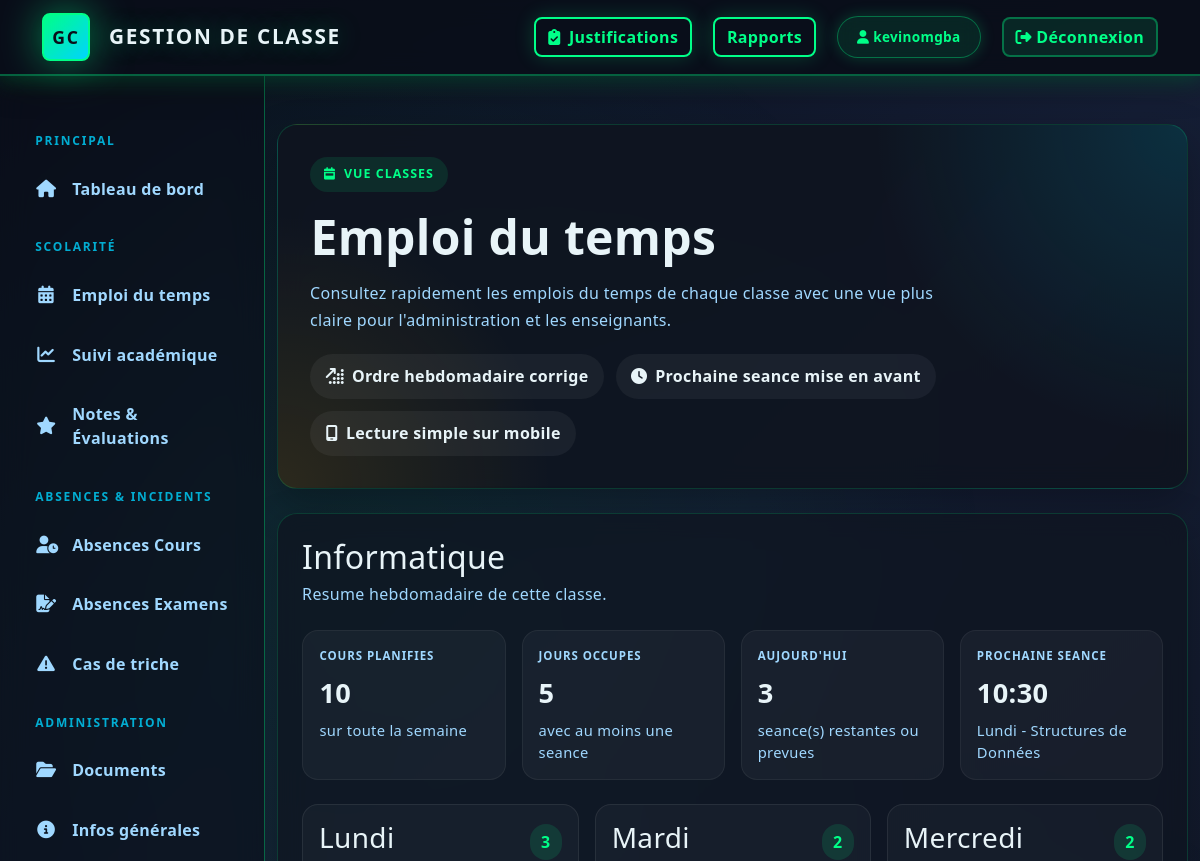
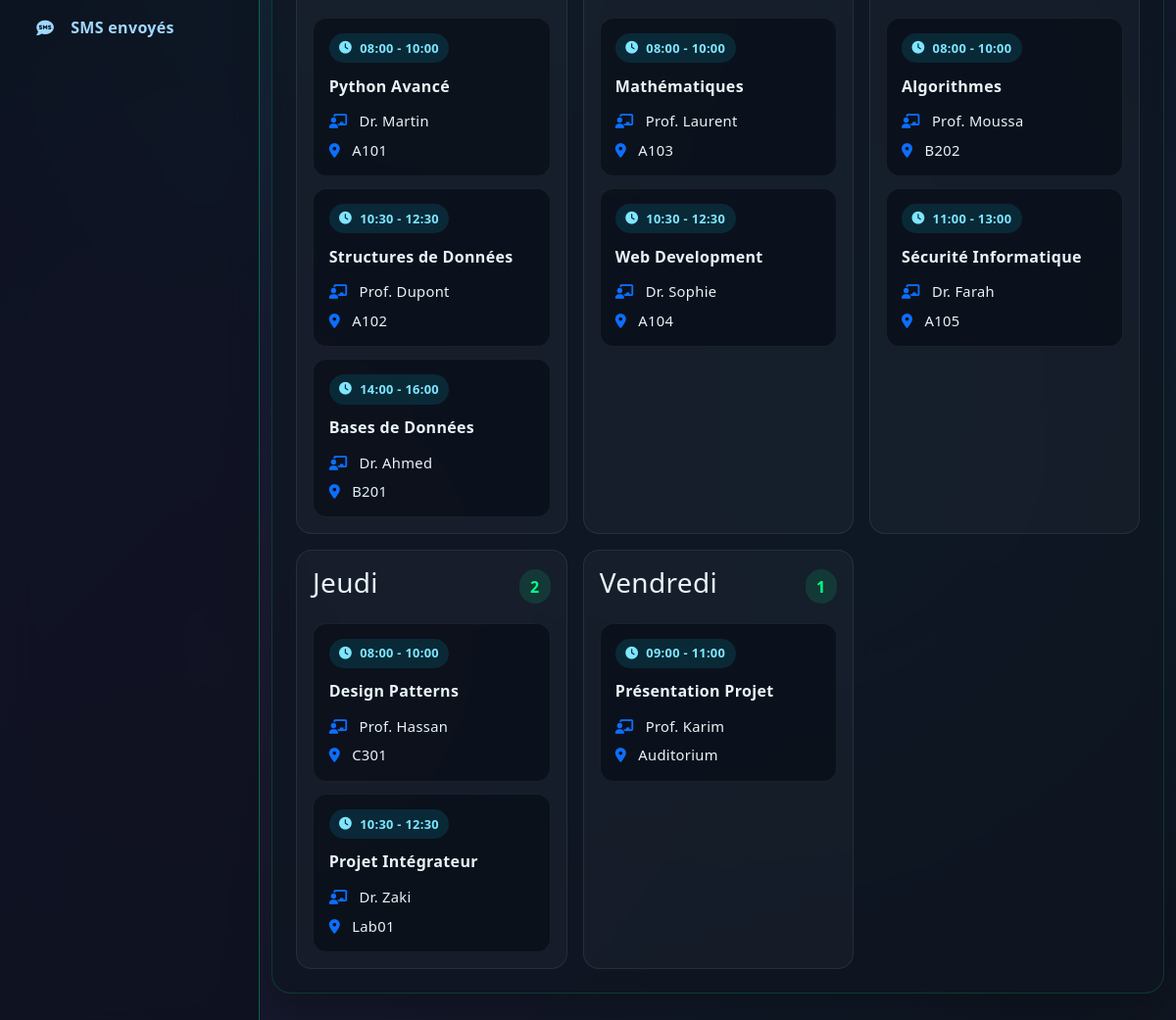
Screenshot of /fr/calendar/ (signed in) with the database file from the repository (2 pictures, top to bottom).
### appel/models.py (models this page shows, shortened)
class Filiere(models.Model):
    nom = models.CharField(max_length=100, unique=True)
    description = models.TextField(blank=True)
    salle = models.CharField(max_length=50, blank=True)
    created_at = models.DateTimeField(auto_now_add=True)

class ClassSchedule(models.Model):
    DAY_CHOICES = [
        ('Monday', _('Lundi')),
        ('Tuesday', _('Mardi')),
        ('Wednesday', _('Mercredi')),
        ('Thursday', _('Jeudi')),
        ('Friday', _('Vendredi')),
        ('Saturday', _('Samedi')),
    ]
    filiere = models.ForeignKey(Filiere, on_delete=models.CASCADE, related_name='schedules')
    day_of_week = models.CharField(max_length=10, choices=DAY_CHOICES)
    start_time = models.TimeField()
    end_time = models.TimeField()
    subject = models.CharField(max_length=100, help_text=_("Subject or course name"))
    professor = models.CharField(max_length=100, blank=True)
    room = models.CharField(max_length=50, blank=True)
    created_at = models.DateTimeField(auto_now_add=True)
    updated_at = models.DateTimeField(auto_now=True)
    class Meta:
        ordering = ['day_of_week', 'start_time']
        unique_together = ('filiere', 'day_of_week', 'start_time', 'end_time')

### appel/views.py (the view)
# urls.py: path('calendar/', views.calendar_view, name='calendar'),
@login_required
def calendar_view(request):
    student = get_student_for_user(request.user)
    current_dt = localtime()
    current_day_name = current_dt.strftime('%A')
    current_time = current_dt.time()
    if student:
        filieres = [student.filiere]
    else:
        filieres = list(Filiere.objects.prefetch_related('schedules').order_by('nom'))
    calendar_sections = []
    for filiere in filieres:
        schedules = list(filiere.schedules.all())
        if student:
            schedules = list(
                ClassSchedule.objects.filter(filiere=filiere)
            )
        calendar_sections.append(
            build_schedule_section(filiere, schedules, current_day_name, current_time)
        )
    has_any_schedule = any(section['total_sessions'] for section in calendar_sections)
    return render(
        request,
        'calendar.html',
        {
            'student': student,
            'calendar_sections': calendar_sections,
            'has_any_schedule': has_any_schedule,
        },
    )

### appel/templates/calendar.html (shortened to what this page needs)
{% extends 'base.html' %}
{% load i18n %}
{% block content %}
<div class="calendar-shell">
    <section class="calendar-hero">
        <span class="calendar-kicker">
            <i class="fas fa-calendar-week"></i>
            {% if student %}
                {% trans "Vue etudiante" %}
            {% else %}
                {% trans "Vue classes" %}
            {% endif %}
        </span>
        <h1 class="calendar-title">{% trans "Emploi du temps" %}</h1>
        <p class="calendar-subtitle">
            {% if student %}
                {% trans "Consultez vos seances dans le bon ordre de la semaine, avec un resume utile pour savoir ce qui arrive ensuite." %}
            {% else %}
                {% trans "Consultez rapidement les emplois du temps de chaque classe avec une vue plus claire pour l'administration et les enseignants." %}
            {% endif %}
        </p>
        <div class="calendar-meta">
            <span class="calendar-chip">
                <i class="fas fa-arrow-up-right-dots"></i>
                {% trans "Ordre hebdomadaire corrige" %}
            </span>
            <span class="calendar-chip">
                <i class="fas fa-clock"></i>
                {% trans "Prochaine seance mise en avant" %}
            </span>
            <span class="calendar-chip">
                <i class="fas fa-mobile-screen"></i>
                {% trans "Lecture simple sur mobile" %}
            </span>
        </div>
    </section>
    {% if has_any_schedule %}
        {% for section in calendar_sections %}
            {% if section.total_sessions %}
                <section class="calendar-section">
                    <div class="calendar-section-head">
                        <div>
                            <h2>{{ section.filiere.nom }}</h2>
                            <p>
                                {% if student %}
                                    {% trans "Votre semaine de cours est resumee ci-dessous." %}
                                {% else %}
                                    {% trans "Resume hebdomadaire de cette classe." %}
                                {% endif %}
                            </p>
                        </div>
                    </div>
                    <div class="calendar-summary">
                        <div class="summary-card">
                            <span class="summary-label">{% trans "Cours planifies" %}</span>
                            <div class="summary-value">{{ section.total_sessions }}</div>
                            <div class="summary-note">{% trans "sur toute la semaine" %}</div>
                        </div>
                        <div class="summary-card">
                            <span class="summary-label">{% trans "Jours occupes" %}</span>
                            <div class="summary-value">{{ section.occupied_days }}</div>
                            <div class="summary-note">{% trans "avec au moins une seance" %}</div>
                        </div>
                        <div class="summary-card">
                            <span class="summary-label">{% trans "Aujourd'hui" %}</span>
                            <div class="summary-value">{{ section.today_session_count }}</div>
                            <div class="summary-note">{% trans "seance(s) restantes ou prevues" %}</div>
                        </div>
                        <div class="summary-card">
                            <span class="summary-label">{% trans "Prochaine seance" %}</span>
                            {% if section.next_session %}
                                <div class="summary-value">{{ section.next_session.start_time|time:"H:i" }}</div>
                                <div class="summary-note">
                                    {{ section.next_session.get_day_of_week_display }} - {{ section.next_session.subject }}
                                </div>
                            {% else %}
                                <div class="summary-value">-</div>
                                <div class="summary-note">{% trans "Aucune autre seance cette semaine" %}</div>
                            {% endif %}
                        </div>
                    </div>
                    <div class="calendar-grid">
                        {% for day in section.grouped_days %}
                            <article class="day-card">
                                <div class="day-head">
                                    <h3>{{ day.label }}</h3>
                                    <span class="day-count">{{ day.count }}</span>
                                </div>
                                <div class="session-list">
                                    {% for class_item in day.items %}
                                        <div class="session-item">
                                            <span class="session-pill">
                                                <i class="fas fa-clock"></i>
                                                {{ class_item.start_time|time:"H:i" }} - {{ class_item.end_time|time:"H:i" }}
                                            </span>
                                            <p class="session-title">{{ class_item.subject }}</p>
                                            <div class="session-meta">
                                                <span>
                                                    <i class="fas fa-chalkboard-teacher me-2 text-primary"></i>
                                                    {% if class_item.professor %}{{ class_item.professor }}{% else %}{% trans "Professeur non renseigne" %}{% endif %}
                                                </span>
                                                <span>
                                                    <i class="fas fa-location-dot me-2 text-primary"></i>
                                                    {% if class_item.room %}{{ class_item.room }}{% else %}{% trans "Salle non renseignee" %}{% endif %}
                                                </span>
                                            </div>
                                        </div>
                                    {% endfor %}
                                </div>
                            </article>
                        {% endfor %}
                    </div>
                </section>
            {% endif %}
        {% endfor %}
    {% endif %}
</div>
{% endblock %}

### appel/templates/base.html (shortened to what this page needs)
<!DOCTYPE html>
{% load i18n %}
{% get_current_language as LANGUAGE_CODE %}
<html lang="{{ LANGUAGE_CODE }}" dir="{% if LANGUAGE_CODE == 'ar' %}rtl{% else %}ltr{% endif %}">
<head>
    <link href="https://cdn.jsdelivr.net/npm/bootstrap@5.3.0/dist/css/bootstrap.min.css" rel="stylesheet">
    <link rel="stylesheet" href="https://cdnjs.cloudflare.com/ajax/libs/font-awesome/6.4.0/css/all.min.css">
</head>
<body>
    <nav class="navbar navbar-expand-lg navbar-dark sticky-top">
        <div class="container-lg">
            <a class="navbar-brand" href="{% url 'dashboard' %}">
                <span class="brand-icon">GC</span>
                <span>Gestion de Classe</span>
            </a>
            <div class="collapse navbar-collapse" id="navbarNav">
                <div class="navbar-nav ms-auto" style="align-items: center; gap: 0.8rem;">
                    {% if request.user.is_authenticated %}
                        {% if request.user.etudiant_profile %}
                            <a class="btn btn-outline-secondary me-2" href="{% url 'student_dashboard' %}">Mon espace</a>
                        {% else %}
                            <a class="btn btn-outline-secondary me-2" href="{% url 'manage_justifications' %}"><i class="fas fa-clipboard-check me-1"></i> Justifications</a>
                            <a class="btn btn-outline-secondary me-2" href="{% url 'monthly_report' %}">Rapports</a>
                        {% endif %}
                        <a href="{% url 'user_profile' %}" class="badge-pill" style="text-decoration: none; cursor: pointer;">
                            <i class="fas fa-user"></i> {{ request.user.username }}
                        </a>
                        <a class="btn btn-light ms-2" href="{% url 'logout' %}"><i class="fas fa-sign-out-alt"></i> Déconnexion</a>
                    {% endif %}
                </div>
            </div>
        </div>
    </nav>
    <div class="d-flex layout-wrapper">
        {% if request.user.is_authenticated %}
        <div class="sidebar-wrapper">
            <div class="sidebar-heading">Principal</div>
            <a href="{% url 'dashboard' %}" class="sidebar-nav-link"><i class="fas fa-home"></i> Tableau de bord</a>
            <div class="sidebar-heading">Scolarité</div>
            <a href="{% url 'calendar' %}" class="sidebar-nav-link"><i class="fas fa-calendar-alt"></i> Emploi du temps</a>
            <a href="{% url 'academic_tracking' %}" class="sidebar-nav-link"><i class="fas fa-chart-line"></i> Suivi académique</a>
            <a href="{% url 'academic_grades' %}" class="sidebar-nav-link"><i class="fas fa-star"></i> Notes & Évaluations</a>
            <div class="sidebar-heading">Absences & Incidents</div>
            <a href="{% url 'absences_classes' %}" class="sidebar-nav-link"><i class="fas fa-user-clock"></i> Absences Cours</a>
            <a href="{% url 'absences_exams' %}" class="sidebar-nav-link"><i class="fas fa-file-signature"></i> Absences Examens</a>
            <a href="{% url 'cheating' %}" class="sidebar-nav-link"><i class="fas fa-exclamation-triangle"></i> Cas de triche</a>
            <div class="sidebar-heading">Administration</div>
            <a href="{% url 'submitted_documents' %}" class="sidebar-nav-link"><i class="fas fa-folder-open"></i> Documents</a>
            <a href="{% url 'general_information' %}" class="sidebar-nav-link"><i class="fas fa-info-circle"></i> Infos générales</a>
            {% if not request.user.etudiant_profile %}
            <a href="{% url 'sent_sms' %}" class="sidebar-nav-link"><i class="fas fa-sms"></i> SMS envoyés</a>
            {% endif %}
        </div>
        {% endif %}
        <div class="main-content-wrapper">
            <div class="container-lg py-5">
                {% block content %}{% endblock %}
            </div>
        </div>
    </div>
</body>
</html>

### rows the page displays
Filiere: filiere.nom "Informatique", total_sessions "10", occupied_days "5", today_session_count "3", next_session.start_time "10:30", next_session.day_of_week "Lundi", next_session.subject "Structures de Données", label "Lundi" "Mardi" "Mercredi" "Jeudi" "Vendredi", count "3" "2" "2" "2" "1"
ClassSchedule: start_time "08:00", end_time "10:00", subject "Python Avancé", professor "Dr. Martin", room "A101"
ClassSchedule: start_time "10:30", end_time "12:30", subject "Structures de Données", professor "Prof. Dupont", room "A102"
ClassSchedule: start_time "14:00", end_time "16:00", subject "Bases de Données", professor "Dr. Ahmed", room "B201"
ClassSchedule: start_time "08:00", end_time "10:00", subject "Mathématiques", professor "Prof. Laurent", room "A103"
ClassSchedule: start_time "10:30", end_time "12:30", subject "Web Development", professor "Dr. Sophie", room "A104"
ClassSchedule: start_time "08:00", end_time "10:00", subject "Algorithmes", professor "Prof. Moussa", room "B202"
ClassSchedule: start_time "11:00", end_time "13:00", subject "Sécurité Informatique", professor "Dr. Farah", room "A105"
ClassSchedule: start_time "08:00", end_time "10:00", subject "Design Patterns", professor "Prof. Hassan", room "C301"
ClassSchedule: start_time "10:30", end_time "12:30", subject "Projet Intégrateur", professor "Dr. Zaki", room "Lab01"
ClassSchedule: start_time "09:00", end_time "11:00", subject "Présentation Projet", professor "Prof. Karim", room "Auditorium"

### other values shown
{{ request.user.username }} "kevinomgba"
